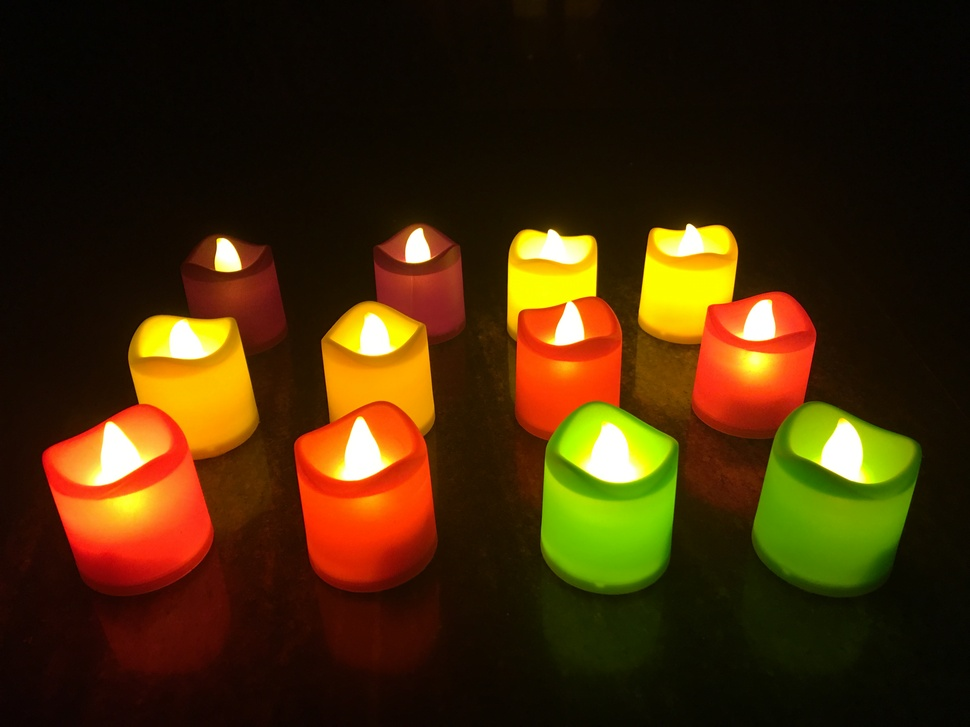
#> input picture data/image/candles.jpg, 970 x 727 px, shrunk from 4032 x 3024 before the run, found by its file name
$ python code_13_11_1.py
#> lines starting #> are read from the running program, lines starting #| are printed output that depends on the picture; after the words box and inside, x2 and y2 are one past the last pixel; in counts of white or black regions, pixels touching at a corner belong together
#
# 따라하며 배우는 파이썬과 데이터과학(생능출판사 2020)
# 13.11 관심있는 곳만 남겨보자, 356쪽
#
import cv2
global color_image, gray_image

# 트랙바가 변경되면 그 값을 임계치로 회색조 이미지를 이진화하여 창에 그림
def on_change_threshold(x):
   _, th_image = cv2.threshold(gray_image, x, 255, cv2.THRESH_BINARY)
   cv2.imshow('Thresholding', th_image)

# 윈도를 생성함
cv2.namedWindow('Thresholding')
cv2.createTrackbar('threshold', 'Thresholding', 0, 255, on_change_threshold)
#> slider 'threshold' is set to 85

# 촛불 이미지를 읽고, 회색조 이미지를 준비함
color_image = cv2.imread('d:/data/candles.jpg', cv2.IMREAD_COLOR)
#> color_image is the input picture: shape (727, 970, 3); mean B, G, R 8.1, 41.7, 66.4
gray_image = cv2.cvtColor(color_image, cv2.COLOR_BGR2GRAY)
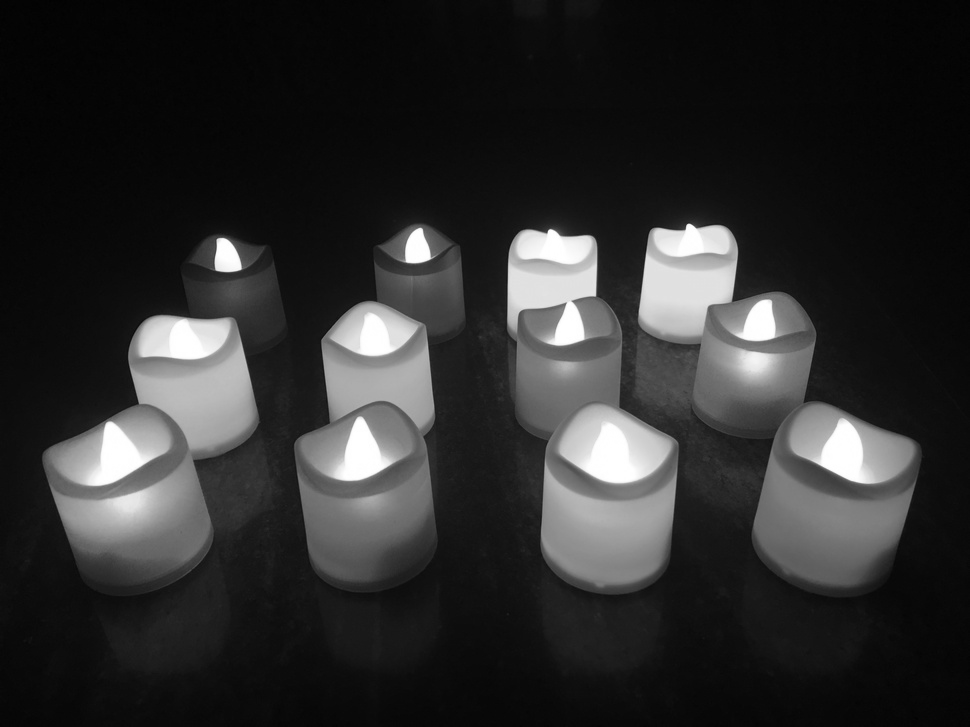
#> gray_image: shape (727, 970); min 1, max 255, mean 45.2

# 처음에는 원본 이미지를 그림 (트랙바를 변경하면 임계치에 따라 이진화 결과 출력)
cv2.imshow('Thresholding', color_image)

# 다음 두 행은 키보드 입력을 기다렸다가 모든 창을 끄고 종료하는 코드
cv2.waitKey(0)
#> in on_change_threshold, `_, th_image = cv2.threshold(gray_image, x, 255, cv2.THRESH_BINARY)`:
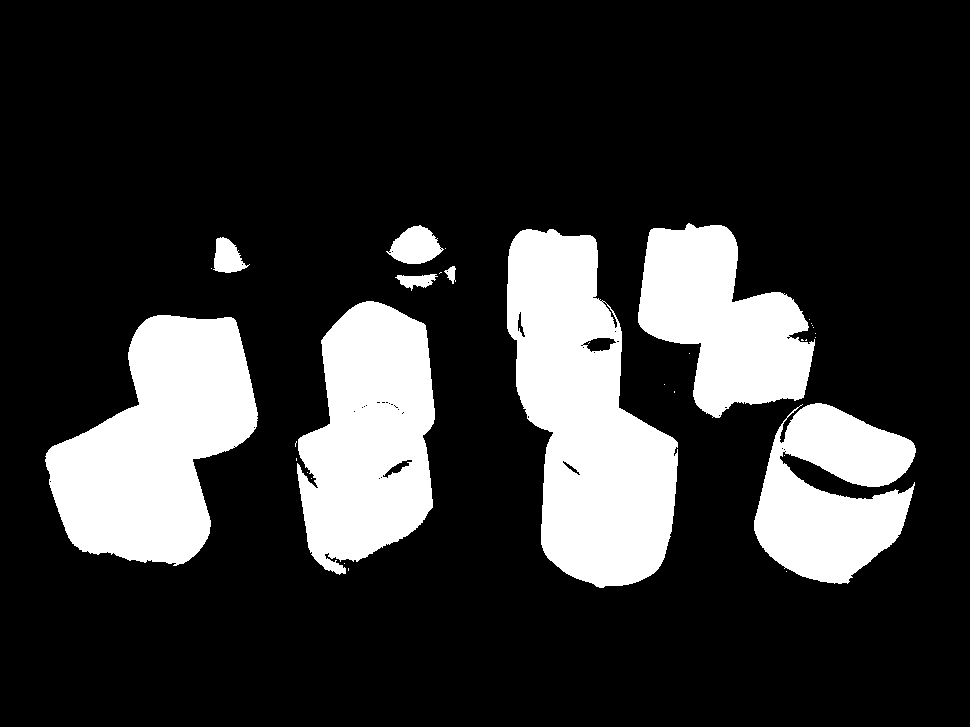
#> th_image: shape (727, 970); 20% white; 32 white regions (23 under 20 px), largest, box (x1, y1, x2, y2) and area: (507, 229, 678, 588) 38109, (45, 315, 258, 566) 32829, (297, 301, 435, 575) 27356
cv2.destroyAllWindows()

$ run again, with data/image/bag_cartoon.png saved as data/image/candles.jpg
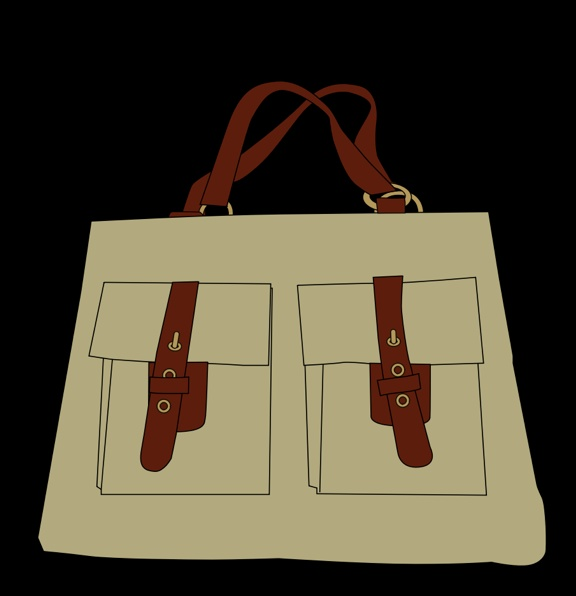
#> input picture data/image/bag_cartoon.png, 576 x 596 px, found by its file name
#> color_image is the input picture: shape (596, 576, 3); mean B, G, R 52.3, 70.9, 78.6
#> `gray_image = cv2.cvtColor(color_image, cv2.COLOR_BGR2GRAY)`:
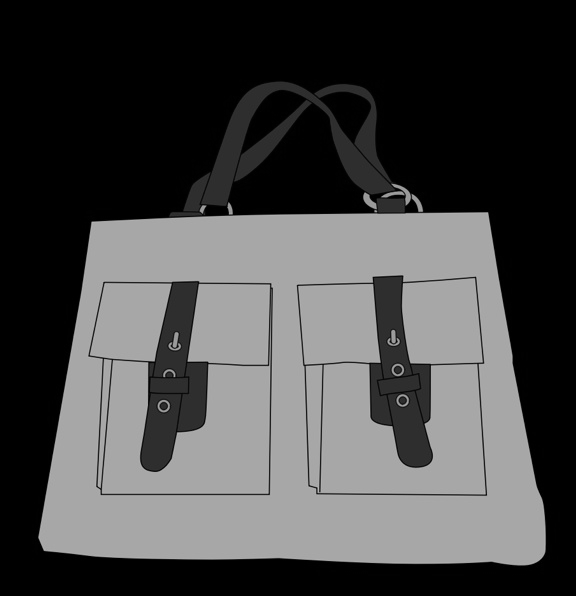
#> gray_image: shape (596, 576); min 0, max 185, mean 71.1
#> in on_change_threshold, `_, th_image = cv2.threshold(gray_image, x, 255, cv2.THRESH_BINARY)`:
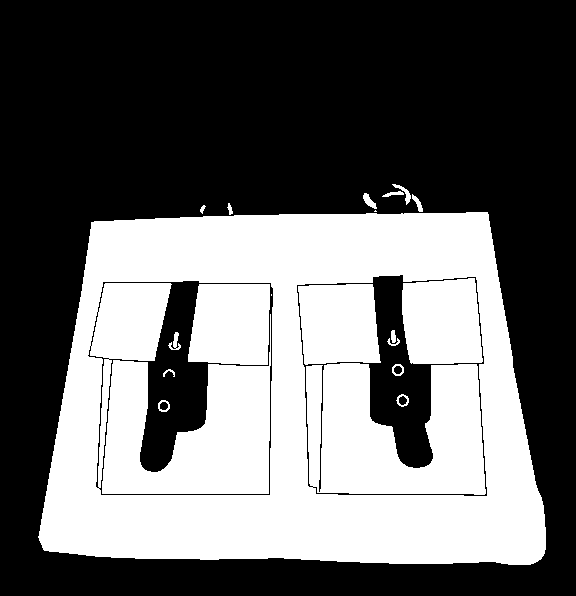
#> th_image: shape (596, 576); 40.7% white; 20 white regions (2 under 20 px), largest, box (x1, y1, x2, y2) and area: (38, 212, 546, 565) 104778, (102, 314, 271, 494) 16033, (402, 278, 483, 364) 6191
